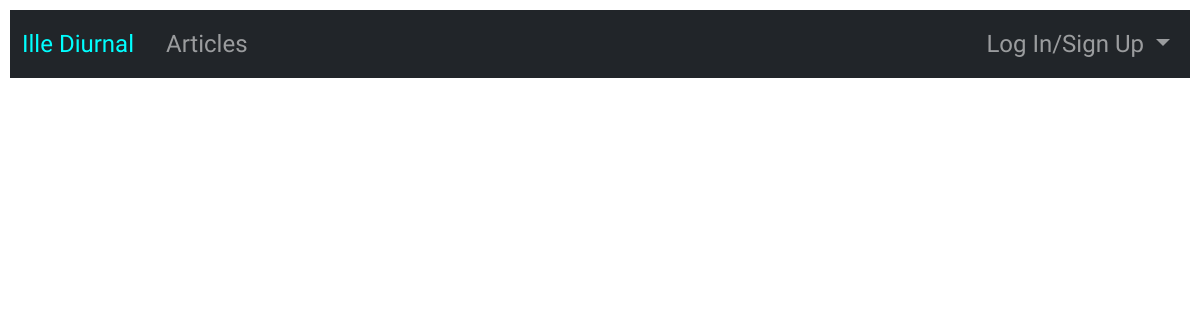
The app's page /articles/, older data.
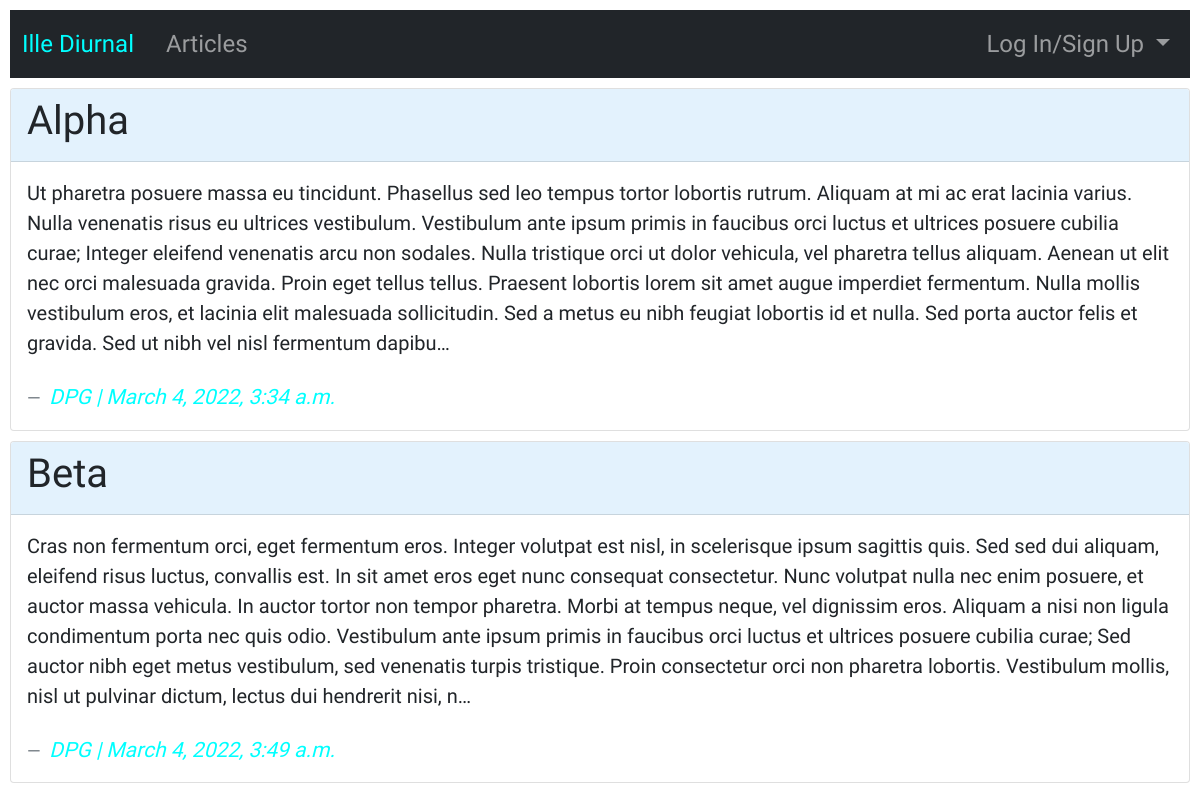
The same page, newer data.
### articles/models.py (models this page shows, shortened)
class Article(models.Model):
    title = models.CharField(max_length=256)
    body = models.TextField()
    author = models.ForeignKey(
        get_user_model(),
        on_delete=models.CASCADE
    )
    created_on = models.DateTimeField(auto_now_add=True)

### accounts/models.py (models this page shows)
class CustomUser(AbstractUser):
    department = models.CharField(max_length=512, null=True, blank=True)
    role = models.CharField(max_length=256, null=True, blank=True)

### articles/views.py (the view)
# urls.py: path('', ArticlesListView.as_view(), name='articles_list'),
class ArticlesListView(ListView):
  template_name = "articles/articles_list.html"
  model = Article

### templates/articles/articles_list.html (shortened to what this page needs)
{% extends 'base.html' %}
{% block content %}
<div class="articles-list">
  {% for article in article_list %}
  <div class="card">
    <div class="card-header">
      <h1>
        {{ article.title }}
      </h1>
    </div>
    <div class="card-body">
      <blockquote class="blockquote mb-0">
        <p>{{ article.body | truncatechars:700 }}</p>
        <footer class="blockquote-footer">
          <a href="{% url 'article_details' article.id %}">
            <cite title="Source Title">{{ article.author | upper }} | {{ article.created_on }}</cite>
          </a>
        </footer>
      </blockquote>
    </div>
  </div>
  {% endfor %}
</div>
{% endblock content %}

Row changes from the older to the newer data that the page shows:
added Article: title "Alpha", body "Ut pharetra posuere massa eu tincidunt. Phasellus sed leo tempus tortor lobortis rutrum. Aliquam at mi ac erat lacinia varius. Nulla venenatis risus eu ultrices vestibulum. Vestibulum ante ipsum primis in faucibus orci luctus et ultrices posuere cubilia curae; Integer eleifend venenatis arcu non sodales. Nulla tristique orci ut dolor vehicula, vel pharetra tellus aliquam. Aenean ut elit nec orci malesuada gravida. Proin eget tellus tellus. Praesent lobortis lorem sit amet augue imperdiet fermentum. Nulla mollis vestibulum eros, et lacinia elit malesuada sollicitudin. Sed a metus eu nibh feugiat lobortis id et nulla. Sed porta auctor felis et gravida. Sed ut nibh vel nisl fermentum dapibu…", author "DPG", created_on "March 4, 2022, 3:34 a.m."
added Article: title "Beta", body "Cras non fermentum orci, eget fermentum eros. Integer volutpat est nisl, in scelerisque ipsum sagittis quis. Sed sed dui aliquam, eleifend risus luctus, convallis est. In sit amet eros eget nunc consequat consectetur. Nunc volutpat nulla nec enim posuere, et auctor massa vehicula. In auctor tortor non tempor pharetra. Morbi at tempus neque, vel dignissim eros. Aliquam a nisi non ligula condimentum porta nec quis odio. Vestibulum ante ipsum primis in faucibus orci luctus et ultrices posuere cubilia curae; Sed auctor nibh eget metus vestibulum, sed venenatis turpis tristique. Proin consectetur orci non pharetra lobortis. Vestibulum mollis, nisl ut pulvinar dictum, lectus dui hendrerit nisi, n…", author "DPG", created_on "March 4, 2022, 3:49 a.m."
